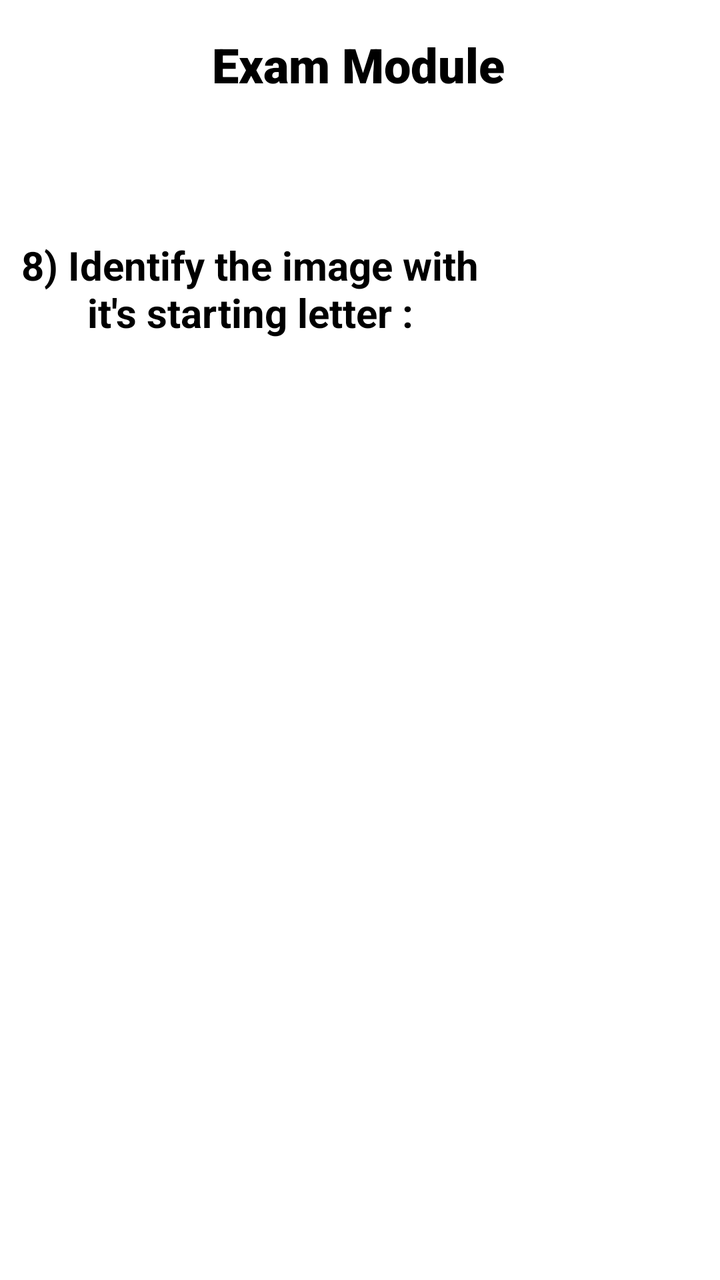
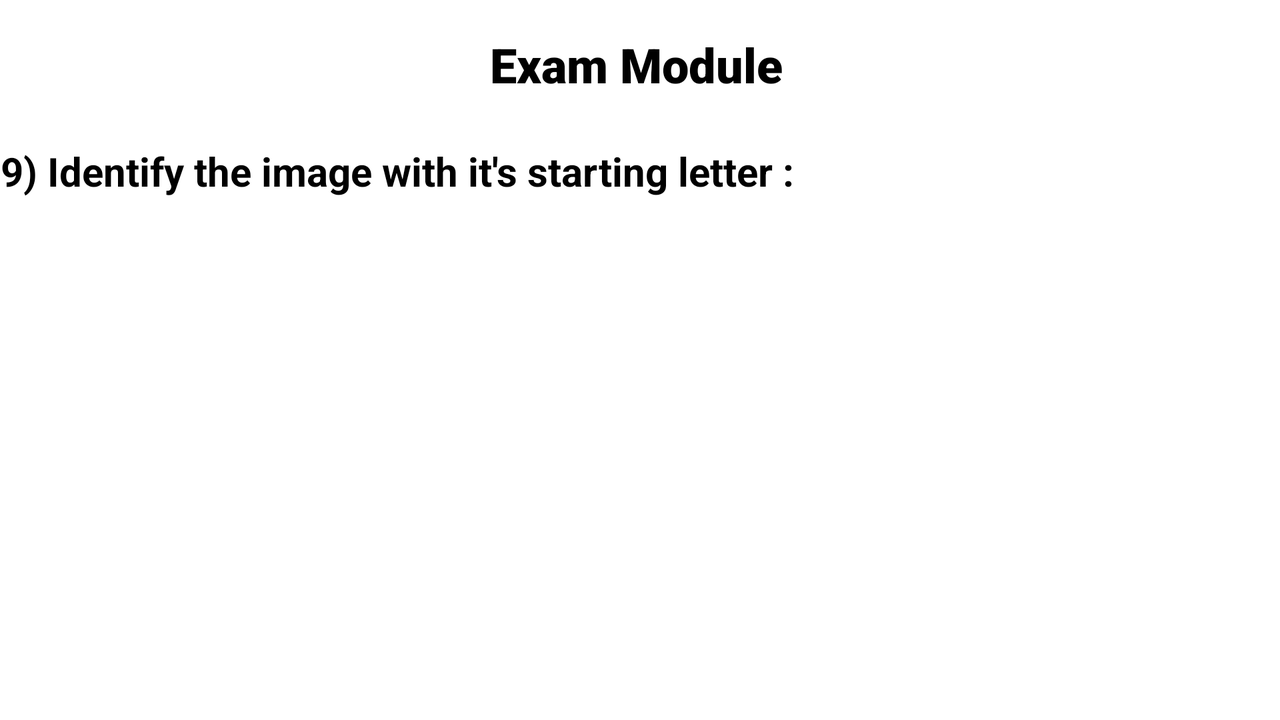

An Android layout and its configuration variant, each rendered on a device that would load it. The default file and the variant file are quoted in full after the pictures.
<!-- AndroidManifest.xml: application theme Theme.Learning -->
<!-- res/layout/activity_q9.xml -->
<?xml version="1.0" encoding="utf-8"?>
<androidx.constraintlayout.widget.ConstraintLayout xmlns:android="http://schemas.android.com/apk/res/android"
    xmlns:app="http://schemas.android.com/apk/res-auto"
    xmlns:tools="http://schemas.android.com/tools"
    android:layout_width="match_parent"
    android:layout_height="match_parent"
    tools:context=".q9">

    <androidx.constraintlayout.widget.ConstraintLayout
        android:layout_width="match_parent"
        android:layout_height="match_parent"
        android:background="@color/white"
        tools:context=".ExamModule">

        <TextView
            android:id="@+id/textView4"
            android:layout_width="wrap_content"
            android:layout_height="wrap_content"
            android:layout_marginTop="16dp"
            android:fontFamily="sans-serif-black"
            android:text="Exam Module"
            android:textAlignment="center"
            android:textAppearance="@style/TextAppearance.AppCompat.Display1"
            android:textColor="#000000"
            android:textSize="24sp"
            android:textStyle="bold"
            app:layout_constraintEnd_toEndOf="parent"
            app:layout_constraintHorizontal_bias="0.496"
            app:layout_constraintStart_toStartOf="parent"
            app:layout_constraintTop_toTopOf="parent" />

        <TextView
            android:id="@+id/textView5"
            android:layout_width="250dp"
            android:layout_height="wrap_content"
            android:layout_marginTop="103dp"
            android:text="8) Identify the image with it's starting letter :"
            android:textAlignment="center"
            android:textAppearance="@style/TextAppearance.AppCompat.Medium"
            android:textColor="#000000"
            android:textSize="20sp"
            android:textStyle="bold"
            app:layout_constraintStart_toStartOf="parent"
            app:layout_constraintTop_toTopOf="@+id/textView4" />

        <ImageView
            android:id="@+id/imageView"
            android:layout_width="122dp"
            android:layout_height="127dp"
            android:layout_marginTop="76dp"
            android:layout_marginEnd="16dp"
            app:layout_constraintEnd_toEndOf="parent"
            app:layout_constraintHorizontal_bias="0.531"
            app:layout_constraintStart_toEndOf="@+id/textView5"
            app:layout_constraintTop_toTopOf="@+id/textView4"
            app:srcCompat="@drawable/queen" />

        <Button
            android:id="@+id/btn30"
            android:layout_width="128sp"
            android:layout_height="66sp"
            android:layout_marginStart="16dp"
            android:layout_marginTop="156dp"
            android:text="A) Boy"
            android:textAlignment="center"
            android:textColor="#FFFFFF"
            android:textStyle="bold"
            app:layout_constraintStart_toStartOf="parent"
            app:layout_constraintTop_toTopOf="@+id/textView5" />

        <Button
            android:id="@+id/btn31"
            android:layout_width="128sp"
            android:layout_height="66sp"
            android:layout_marginStart="36dp"
            android:layout_marginTop="96dp"
            android:text="B) Fairy"
            android:textAlignment="center"
            android:textColor="#FFFFFF"
            android:textStyle="bold"
            app:layout_constraintEnd_toEndOf="parent"
            app:layout_constraintHorizontal_bias="0.349"
            app:layout_constraintStart_toEndOf="@+id/btn30"
            app:layout_constraintTop_toBottomOf="@+id/textView5" />

        <Button
            android:id="@+id/btn32"
            android:layout_width="128sp"
            android:layout_height="66sp"
            android:layout_marginStart="16dp"
            android:layout_marginTop="20dp"
            android:text="C) King"
            android:textAlignment="center"
            android:textColor="#FFFFFF"
            android:textStyle="bold"
            app:layout_constraintStart_toStartOf="parent"
            app:layout_constraintTop_toBottomOf="@+id/btn30" />

        <Button
            android:id="@+id/btn33"
            android:layout_width="128sp"
            android:layout_height="66sp"
            android:layout_marginStart="36dp"
            android:layout_marginTop="20dp"
            android:text="D) Queen"
            android:textAlignment="center"
            android:textColor="#FFFFFF"
            android:textStyle="bold"
            app:layout_constraintEnd_toEndOf="parent"
            app:layout_constraintHorizontal_bias="0.517"
            app:layout_constraintStart_toEndOf="@+id/btn32"
            app:layout_constraintTop_toBottomOf="@+id/btn31" />

        <TextView
            android:id="@+id/txt2"
            android:layout_width="132dp"
            android:layout_height="62dp"
            android:layout_marginTop="36dp"
            android:fontFamily="sans-serif-black"
            android:gravity="center"
            android:textAlignment="center"
            android:textAppearance="@style/TextAppearance.AppCompat.Medium"
            android:textColor="#000000"
            android:textSize="20sp"
            android:textStyle="bold"
            app:layout_constraintEnd_toEndOf="parent"
            app:layout_constraintHorizontal_bias="0.483"
            app:layout_constraintStart_toStartOf="parent"
            app:layout_constraintTop_toBottomOf="@+id/btn33" />
    </androidx.constraintlayout.widget.ConstraintLayout>
</androidx.constraintlayout.widget.ConstraintLayout>
<!-- resources referenced by this layout -->
<resources>
  <!-- drawable queen: jpg bitmap (drawable, 5933 bytes) -->
  <style name="Theme.Learning" parent="Theme.MaterialComponents.DayNight.DarkActionBar">
          
          <item name="colorPrimary">@color/white</item>
          <item name="colorPrimaryVariant">@color/white</item>
          <item name="colorOnPrimary">@color/white</item>
          
          <item name="colorSecondary">@color/white</item>
          <item name="colorSecondaryVariant">@color/white</item>
          <item name="colorOnSecondary">@color/white</item>
          
          <item name="android:statusBarColor" tools:targetApi="l">?attr/colorPrimaryVariant</item>
          
      </style>
</resources>
<!-- res/layout-land/activity_q9.xml (the author's variant of the layout above) -->
<!-- drawn on the phone turned sideways -->
<?xml version="1.0" encoding="utf-8"?>
<androidx.constraintlayout.widget.ConstraintLayout xmlns:android="http://schemas.android.com/apk/res/android"
    xmlns:app="http://schemas.android.com/apk/res-auto"
    xmlns:tools="http://schemas.android.com/tools"
    android:layout_width="match_parent"
    android:layout_height="match_parent"
    tools:context=".q9">

    <androidx.constraintlayout.widget.ConstraintLayout
        android:layout_width="match_parent"
        android:layout_height="match_parent"
        android:background="@color/white"
        tools:context=".ExamModule">

        <TextView
            android:id="@+id/textView4"
            android:layout_width="wrap_content"
            android:layout_height="wrap_content"
            android:layout_marginTop="16dp"
            android:fontFamily="sans-serif-black"
            android:text="Exam Module"
            android:textAlignment="center"
            android:textAppearance="@style/TextAppearance.AppCompat.Display1"
            android:textColor="#000000"
            android:textSize="24sp"
            android:textStyle="bold"
            app:layout_constraintEnd_toEndOf="parent"
            app:layout_constraintHorizontal_bias="0.496"
            app:layout_constraintStart_toStartOf="parent"
            app:layout_constraintTop_toTopOf="parent" />

        <TextView
            android:id="@+id/textView5"
            android:layout_width="wrap_content"
            android:layout_height="wrap_content"
            android:layout_marginTop="56dp"
            android:text="9) Identify the image with it's starting letter :"
            android:textAlignment="center"
            android:textAppearance="@style/TextAppearance.AppCompat.Medium"
            android:textColor="#000000"
            android:textSize="20sp"
            android:textStyle="bold"
            app:layout_constraintStart_toStartOf="parent"
            app:layout_constraintTop_toTopOf="@+id/textView4" />

        <ImageView
            android:id="@+id/imageView"
            android:layout_width="122dp"
            android:layout_height="127dp"
            android:layout_marginTop="52dp"
            android:layout_marginEnd="16dp"
            app:layout_constraintEnd_toEndOf="parent"
            app:layout_constraintHorizontal_bias="1.0"
            app:layout_constraintStart_toEndOf="@+id/textView5"
            app:layout_constraintTop_toTopOf="@+id/textView4"
            app:srcCompat="@drawable/rabbit" />

        <Button
            android:id="@+id/btn30"
            android:layout_width="100sp"
            android:layout_height="50sp"
            android:layout_marginStart="4dp"
            android:layout_marginTop="40dp"
            android:text="A) Mice"
            android:textAlignment="center"
            android:textColor="#FFFFFF"
            android:textSize="12sp"
            android:textStyle="bold"
            app:layout_constraintStart_toStartOf="parent"
            app:layout_constraintTop_toTopOf="@+id/textView5" />

        <Button
            android:id="@+id/btn31"
            android:layout_width="100sp"
            android:layout_height="50sp"
            android:layout_marginStart="36dp"
            android:layout_marginTop="4dp"
            android:text="B) Rat"
            android:textAlignment="center"
            android:textColor="#FFFFFF"
            android:textSize="12sp"
            android:textStyle="bold"
            app:layout_constraintEnd_toEndOf="parent"
            app:layout_constraintHorizontal_bias="0.081"
            app:layout_constraintStart_toEndOf="@+id/btn30"
            app:layout_constraintTop_toBottomOf="@+id/textView5" />

        <Button
            android:id="@+id/btn32"
            android:layout_width="100sp"
            android:layout_height="50sp"
            android:layout_marginStart="4dp"
            android:layout_marginTop="4dp"
            android:text="C) Rabbit"
            android:textAlignment="center"
            android:textColor="#FFFFFF"
            android:textSize="12sp"
            android:textStyle="bold"
            app:layout_constraintStart_toStartOf="parent"
            app:layout_constraintTop_toBottomOf="@+id/btn30" />

        <Button
            android:id="@+id/btn33"
            android:layout_width="100sp"
            android:layout_height="50sp"
            android:layout_marginStart="36dp"
            android:layout_marginTop="8dp"
            android:text="D) Pig"
            android:textAlignment="center"
            android:textColor="#FFFFFF"
            android:textSize="12sp"
            android:textStyle="bold"
            app:layout_constraintEnd_toEndOf="parent"
            app:layout_constraintHorizontal_bias="0.081"
            app:layout_constraintStart_toEndOf="@+id/btn32"
            app:layout_constraintTop_toBottomOf="@+id/btn31" />

        <TextView
            android:id="@+id/txt2"
            android:layout_width="100dp"
            android:layout_height="50dp"
            android:fontFamily="sans-serif-black"
            android:gravity="center"
            android:textAlignment="center"
            android:textAppearance="@style/TextAppearance.AppCompat.Medium"
            android:textColor="#000000"
            android:textSize="20dp"
            android:textStyle="bold"
            app:layout_constraintBottom_toBottomOf="parent"
            app:layout_constraintEnd_toEndOf="parent"
            app:layout_constraintHorizontal_bias="0.499"
            app:layout_constraintStart_toStartOf="parent"
            app:layout_constraintTop_toTopOf="parent"
            app:layout_constraintVertical_bias="0.587" />
    </androidx.constraintlayout.widget.ConstraintLayout>
</androidx.constraintlayout.widget.ConstraintLayout>
<!-- resources referenced by the variant -->
<!-- as the phone turned sideways resolves them -->
<resources>
  <!-- drawable rabbit: jpg bitmap (drawable, 12660 bytes) -->
  <style name="Theme.Learning" parent="Theme.MaterialComponents.DayNight.DarkActionBar">
          
          <item name="colorPrimary">@color/white</item>
          <item name="colorPrimaryVariant">@color/white</item>
          <item name="colorOnPrimary">@color/white</item>
          
          <item name="colorSecondary">@color/white</item>
          <item name="colorSecondaryVariant">@color/white</item>
          <item name="colorOnSecondary">@color/white</item>
          
          <item name="android:statusBarColor" tools:targetApi="l">?attr/colorPrimaryVariant</item>
          
      </style>
</resources>
